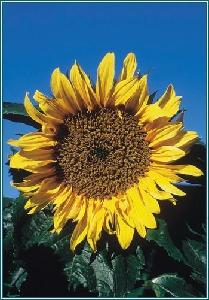
#> input picture image_0045.jpg, 209 x 300 px, found by its file name
$ jupyter execute --allow-errors Sampling_Quantization.ipynb
#> lines starting #> are read from the running program, lines starting #| are printed output that depends on the picture
## Digital Image Processing: DATA 56600-002
## Sampling and Quantization
### Seth Howells

In digital image processing, an image is a function of space and must be digitized both spatially and in amplitude. For example, the 2D image of the yellow and red ball still captures the 3D scene’s depth, which the viewer would interpret as the red ball being located behind the yellow ball. This is because the images we see are formed by two-dimensional analog signals along with color information along the x-y spatial axis.

Examples of analog images are television images, photographs, paintings, medical images, etc. These examples are generally:
real-world but not great in quality,
continuous and not broken into components,
processes only two-dimensional signals.

The two operations contained in this notebook are Sampling and Quantization. Each operation will digitalize the image and output the resulting image. The example image used in this notebook is from Cal-Tech's Image Dataset under "sunflower" objects.

Image Dataset: http://www.vision.caltech.edu/Image_Datasets/Caltech101/#Download

[cell 1]
from IPython.display import Image
from IPython.core.display import HTML
Image(url= "https://camo.githubusercontent.com/3096829a86b6c72e4e360b8b6852be4320e2a25d6d8b4e20709ea672ef20578c/68747470733a2f2f6d69726f2e6d656469756d2e636f6d2f6d61782f313039322f312a766644655839484835544777593263677942757546412e706e67",width=400,height=400)

## SAMPLING

Sampling refers to the discretization of the space, which can occur in downsampling and upsampling. Downsampling is the reduction of spatial resolution while retaining the pixel structures. The higher the sampling rate, the more blocky the resulting image. The rate determines the area size (or amount of pixels) to be reduced into a single value that averages the color.

Below are the results of increasing the sampling rates from 1 (original) to 50.

[cell 2]
import numpy as np
from skimage import data
from PIL import Image
from matplotlib import pyplot as plt
import skimage.measure

# Read in image
image = plt.imread('/Users/datascience/Downloads/101_ObjectCategories/sunflower/image_0045.jpg')
#> image is the input picture: shape (300, 209, 3); mean R, G, B 83.2, 98.8, 86.5

[cell 3]
# Convert image array to numpy array
img_array = np.asarray(image, dtype='int32')

imex = image[:,:,:]

def downsample(rate):
    # change to 0-1
    ds_array = img_array/255

    # Split image by RGB and apply mean-based downsampling
    r = skimage.measure.block_reduce(ds_array[:, :, 0],(rate, rate),func=np.mean)
    g = skimage.measure.block_reduce(ds_array[:, :, 1],(rate, rate),func=np.mean)
    b = skimage.measure.block_reduce(ds_array[:, :, 2],(rate, rate),func=np.mean)
    ds_array = np.stack((r,g,b), axis=-1)

    return ds_array

# Plot downsampling at different levels
#> (the rest of this cell did not finish here and is left out)

## QUANTIZATION

While sampling covered the spatial resolution, Quantization refers to the discretization of the intensity values. A colors RGB value indicates the red, blue, and green intensity which together represent the color the pixel is on the resulting image. Each RGB intensity value is on a scale of 0 to 255.

Because the image is a matrix consisting of RGB intensity values, each RGB color can be extracted and analyzed.

[cell 4]
# Split red, green and blue color channels
r=image[:,:,0]
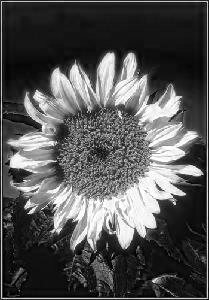
#> r: shape (300, 209); min 0, max 255, mean 83.2
g=image[:,:,1]
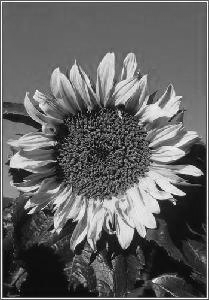
#> g: shape (300, 209); min 0, max 255, mean 98.8
b=image[:,:,2]
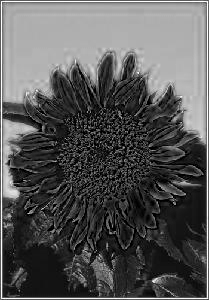
#> b: shape (300, 209); min 0, max 255, mean 86.5

print("Quantization images by RGB split:")
#> (the rest of this cell did not finish here and is left out)

### Histograms of RGB split

Splitting the image based on RGB values can not only produce a visibly different resulting image, but it can also extract the RGB intensity values and store them in an array to analyze the color value distribution and frequency of pixels.

[cell 5]
# Plot the the red histogram with bins in a range of 256
plt.hist(r.ravel(), bins=256, color='red')
#> (this line was passed over: IPython is not available in this run)
plt.title('Red Histogram')
#> (this line was passed over: IPython is not available in this run)
plt.xlabel('Color Value')
#> (this line was passed over: IPython is not available in this run)
plt.ylabel('Pixel Count')
#> (this line was passed over: IPython is not available in this run)

[cell 6]
# Plot the the green histogram with bins in a range of 256
plt.hist(g.ravel(), bins=256, color='green')
#> (this line was passed over: IPython is not available in this run)
plt.title('Green Histogram')
#> (this line was passed over: IPython is not available in this run)
plt.xlabel('Color Value')
#> (this line was passed over: IPython is not available in this run)
